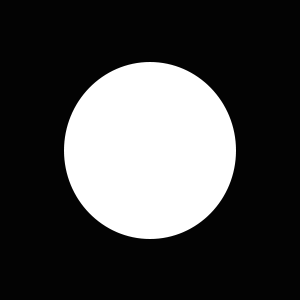
#> input picture 3.8/cv2/data/cycle.png, 300 x 300 px
$ python image_sobel.py   (older library calls are emulated)
#> lines starting #> are read from the running program, lines starting #| are printed output that depends on the picture; after the words box and inside, x2 and y2 are one past the last pixel; in counts of white or black regions, pixels touching at a corner belong together
# -*- coding: utf-8 -*-
# @author   :   eko.zhan
# @time     :   2021/8/26 21:27
import cv2
import numpy as np

# Sobel 算子

img = cv2.imread("../data/cycle.png", cv2.IMREAD_GRAYSCALE)
#> img is the input picture: shape (300, 300); min 3, max 255, mean 69.9

# ddepth 图像的深度
# dx 和 dy 分别标识水平和竖直方向
# ksize 是 Sobel算子的大小，ksize=3 表示是一个3*3的矩阵，也可以写作（3, 3）
sobelx_img = cv2.Sobel(img, cv2.CV_64F, 1, 0, ksize=3)
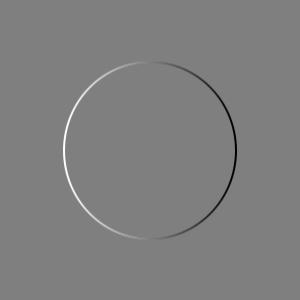
#> sobelx_img: shape (300, 300) float64; min -1008, max 1008, mean 0; drawn with min black and max white

cv2.imshow("Original", img)
cv2.waitKey()

# 白到黑是正数，黑到白是负数，所有的负数会被截断为0，所以要取绝对值
sobelx_img2 = cv2.convertScaleAbs(sobelx_img)
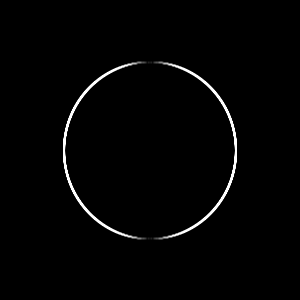
#> sobelx_img2: shape (300, 300); min 0, max 255, mean 3.9

sobely_img = cv2.Sobel(img, cv2.CV_64F, 0, 1, ksize=3)
sobely_img2 = cv2.convertScaleAbs(sobely_img)

res = np.hstack((sobelx_img, sobelx_img2, sobely_img, sobely_img2))
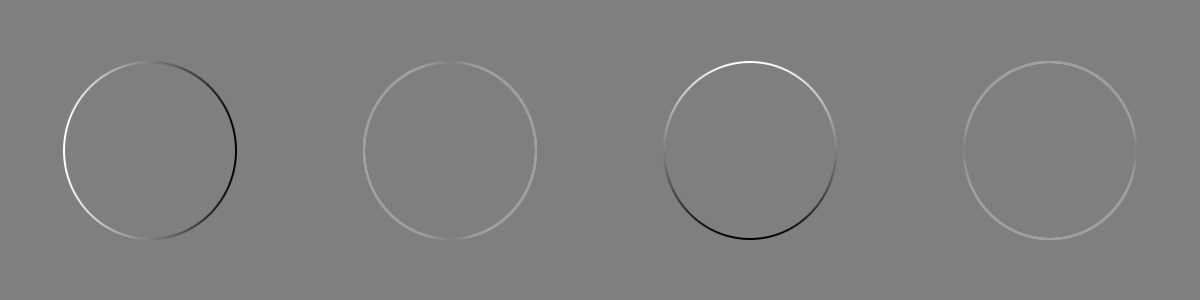
#> res: shape (300, 1200) float64; min -1008, max 1008, mean 1.9; drawn with min black and max white
cv2.imshow("res", res)
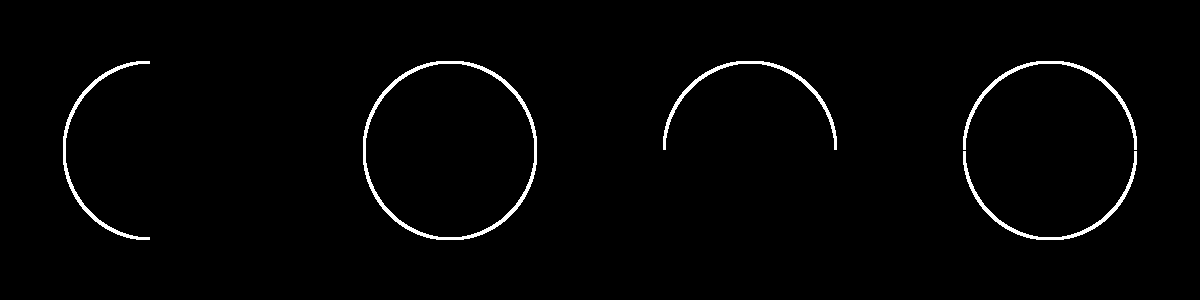
#> window 'res': shape (300, 1200); 1.7% white; 5 white regions, box (x1, y1, x2, y2) and area: (363, 61, 537, 240) 2055, (63, 61, 150, 240) 1028, (663, 61, 837, 150) 1025, (963, 61, 1137, 150) 1025, (963, 151, 1137, 240) 1024
cv2.waitKey()
cv2.destroyAllWindows()

$ run again, with 3.8/cv2/data/erode.png copied over 3.8/cv2/data/cycle.png
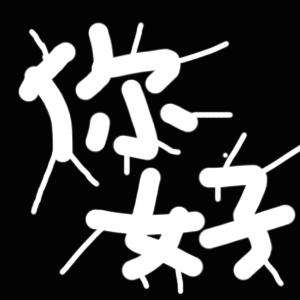
#> input picture 3.8/cv2/data/erode.png, 300 x 300 px
#> img is the input picture: shape (300, 300); min 3, max 255, mean 68.2
#> `res = np.hstack((sobelx_img, sobelx_img2, sobely_img, sobely_img2))`:
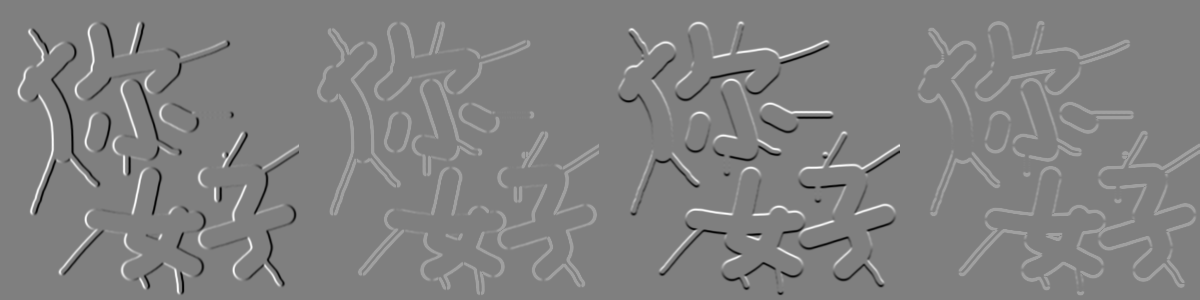
#> res: shape (300, 1200) float64; min -990, max 991, mean 12.5; drawn with min black and max white
#> `cv2.imshow("res", res)`:
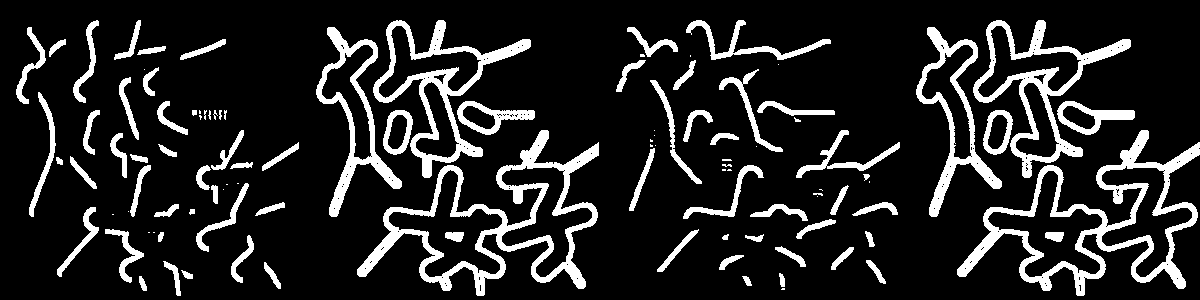
#> window 'res': shape (300, 1200); 14.2% white; 108 white regions (29 under 20 px), largest, box (x1, y1, x2, y2) and area: (957, 130, 1200, 296) 7736, (357, 130, 599, 296) 7720, (373, 20, 531, 178) 4555
